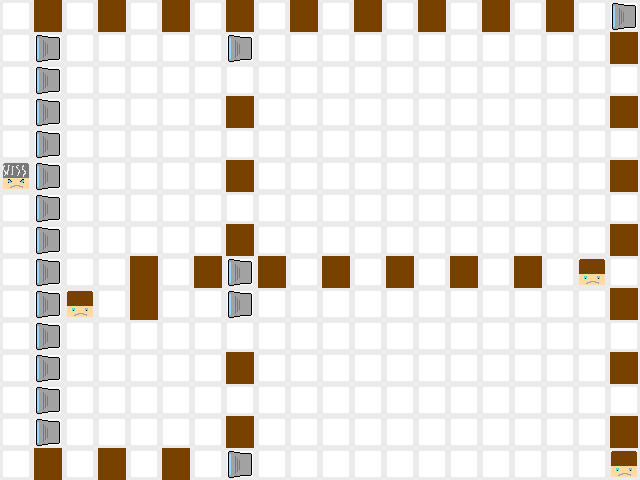

The image is a tile-based game level rendered from a .tmx file. Its description and source (layers, tilesets, objects; grid data summarised) follow:
An orthogonal 20x15 tile map with 32x32 px tiles, 2 tile layers (Tile Layer 2, Tile Layer 1).

<map version="1.0" orientation="orthogonal" width="20" height="15" tilewidth="32" tileheight="32">
 <tileset firstgid="1" name="levelobjects" tilewidth="32" tileheight="32">
  <image source="gfx/levelobjects.png" width="320" height="320" />
 </tileset>
 <layer name="Tile Layer 2" width="20" height="15">
  <data>[300 cells, 300 non-empty, 1 distinct tile ids]</data>
 </layer>
 <layer name="Tile Layer 1" width="20" height="15">
  <data>[300 cells, 54 non-empty, 4 distinct tile ids]</data>
 </layer>
</map>
